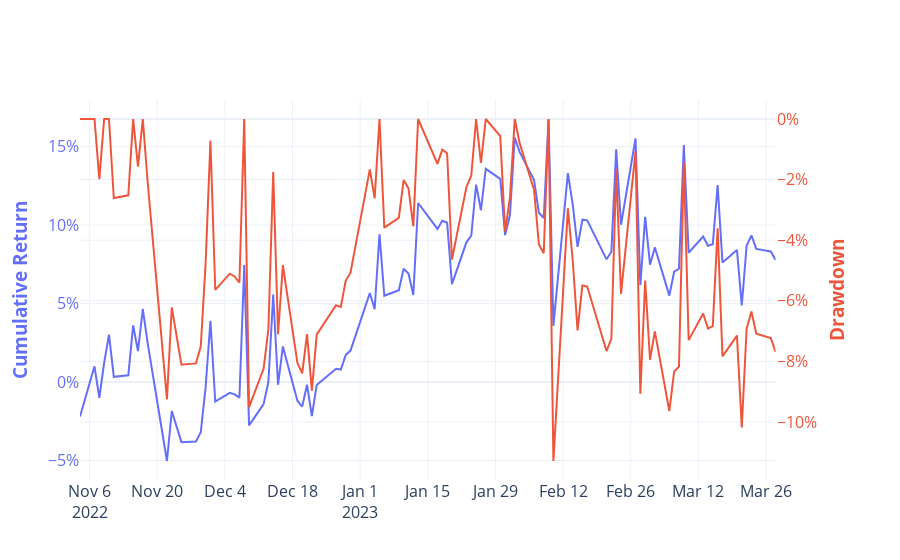

Source (notebook cell):
### Markdown cell above
### Plot drawdowns

### Code cell
cum_max = cum_ret.expanding().max()
drawdown = cum_ret/cum_max - 1

trace2 = go.Scatter(
    x = drawdown.index.to_list(),
    y = drawdown,
    mode="lines",
   hovertemplate="%{x}<br>drawdown = %{y:.2%}<extra></extra>"
)

fig = make_subplots(specs=[[{"secondary_y": True}]])
fig.add_trace(trace1, secondary_y=False)
fig.add_trace(trace2, secondary_y=True)

plotly_template = pio.templates["plotly_white"]
colors = plotly_template.layout.colorway

fig.update_yaxes(
    title_text="<b>Cumulative Return</b>", 
    title_font=dict(color=colors[0]), 
    color=colors[0], 
    tickformat=".0%", 
    secondary_y=False
)
fig.update_yaxes(
    title_text="<b>Drawdown</b>", 
    title_font=dict(color=colors[1]), 
    color=colors[1], 
    tickformat=".0%", 
    secondary_y=True
)

fig.update_layout(
    template="plotly_white",
    font_size=16,
    showlegend=False,
)

fig.write_image(f"{output_dir}/drawdown.jpeg")
with open(f"{output_dir}/drawdown.html", "w", encoding="utf-8") as f:
    f.write(fig.to_html()) 
fig.show()
